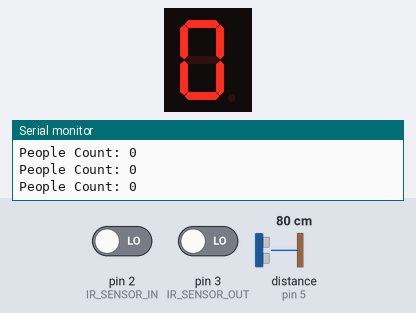
Recording of a sketch running on a simulated Arduino Uno, built with avr-gcc and run on an emulated ATmega328P. Shown: 1-digit seven-segment display, the last lines printed to the serial monitor. Wiring (inferred from the names in the program): ultrasonic range finder: trigger pin 4; echo pin 5; 1-digit 7-segment display, segments lit when HIGH: segments pin 6, pin 7, pin 8, pin 9, pin 10, pin 11, pin 12. The inputs (shaded band) are chosen by the test bench; at power-on: distance to the obstacle (sensor on pin 5) 80 cm, pin 2 (IR_SENSOR_IN) LOW, pin 3 (IR_SENSOR_OUT) LOW. The echo pulse lasts 58.3 µs per cm; the segment pins are drawn as the display they are named for.

Above: at 1.2 s.
1.3 s: distance to the obstacle (sensor on pin 5) set to 299 cm
4.3 s: pin 2 (IR_SENSOR_IN) driven HIGH
7.3 s: distance to the obstacle (sensor on pin 5) set to 2 cm
At 8.1 s:
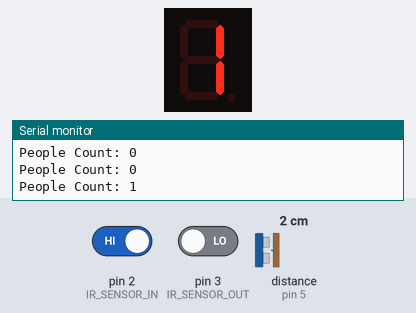
9.8 s: pin 2 (IR_SENSOR_IN) driven LOW
At 10.9 s:
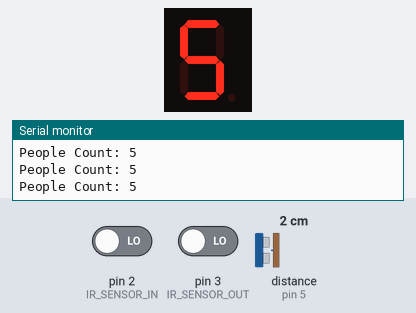
Timing chart, 0 to 12.8 s (numbered marks = the images above; inputs shaded):
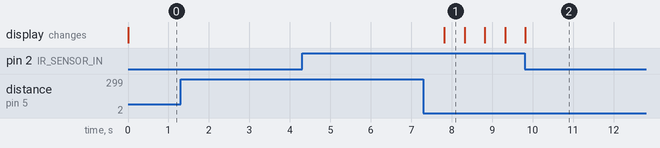

Measured:
- after the input at 7.3 s, the display: changes after 0.51 s (image 1)
- what the display in image 1 shows lasts 0.5 s, from 7.8 s to 8.3 s

The sketch:

PeopleCounterwithDirectionDetection.ino
```cpp
// Pin Definitions
const int IR_SENSOR_IN = 2;
const int IR_SENSOR_OUT = 3;
const int ULTRASONIC_TRIG = 4;
const int ULTRASONIC_ECHO = 5;
const int SEGMENT_PINS[] = {6, 7, 8, 9, 10, 11, 12};

int peopleCount = 0;
float measureDistance() {
  digitalWrite(ULTRASONIC_TRIG, LOW);
  delayMicroseconds(2);
  digitalWrite(ULTRASONIC_TRIG, HIGH);
  delayMicroseconds(10);
  digitalWrite(ULTRASONIC_TRIG, LOW);

  float duration = pulseIn(ULTRASONIC_ECHO, HIGH);
  return (duration * 0.034) / 2; // Convert to cm
}
void displayNumber(int number) {
  const bool segmentMap[10][7] = {
    {1, 1, 1, 1, 1, 1, 0}, // 0
    {0, 1, 1, 0, 0, 0, 0}, // 1
    {1, 1, 0, 1, 1, 0, 1}, // 2
    {1, 1, 1, 1, 0, 0, 1}, // 3
    {0, 1, 1, 0, 0, 1, 1}, // 4
    {1, 0, 1, 1, 0, 1, 1}, // 5
    {1, 0, 1, 1, 1, 1, 1}, // 6
    {1, 1, 1, 0, 0, 0, 0}, // 7
    {1, 1, 1, 1, 1, 1, 1}, // 8
    {1, 1, 1, 1, 0, 1, 1}  // 9
  };

  for (int i = 0; i < 7; i++) {
    digitalWrite(SEGMENT_PINS[i], segmentMap[number % 10][i]);
  }
}
void updatePeopleCount() {
  bool entryDetected = digitalRead(IR_SENSOR_IN) == HIGH;
  bool exitDetected = digitalRead(IR_SENSOR_OUT) == HIGH;
  float distance = measureDistance();

  if (entryDetected && distance < 30) {
    peopleCount++;
    delay(500); // Debounce delay
  } else if (exitDetected && distance < 30) {
    peopleCount--;
    delay(500); // Debounce delay
  }
}

void setup() {
  pinMode(IR_SENSOR_IN, INPUT);
  pinMode(IR_SENSOR_OUT, INPUT);
  pinMode(ULTRASONIC_TRIG, OUTPUT);
  pinMode(ULTRASONIC_ECHO, INPUT);


  for (int i = 0; i < 7; i++) {
    pinMode(SEGMENT_PINS[i], OUTPUT);
  }

  Serial.begin(9600);
}

void loop() {
  updatePeopleCount();
  displayNumber(peopleCount);

  Serial.print("People Count: ");
  Serial.println(peopleCount);
}
```
